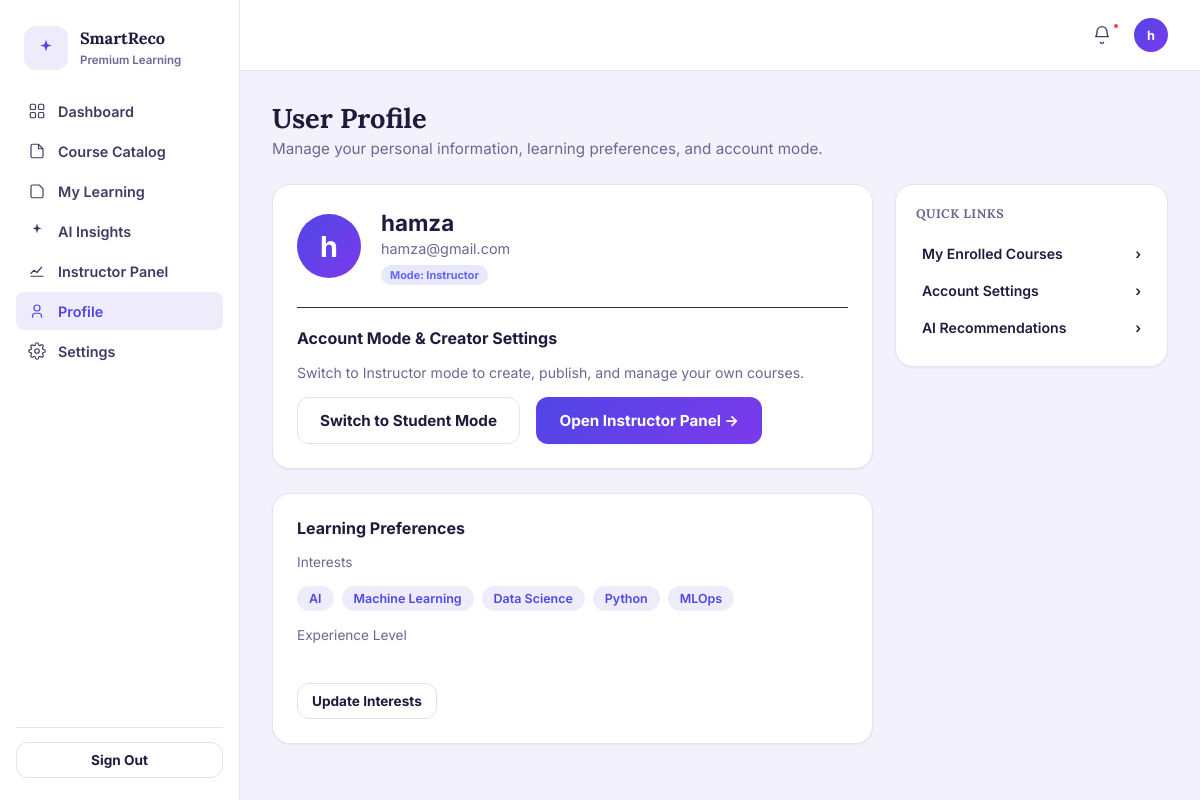
Screenshot of /profile (signed in) with the database file from the repository.
### database/models.py (models this page shows)
class User(Base):
    __tablename__ = "users"
    id = Column(Integer, primary_key=True, index=True)
    name = Column(String, nullable=True)
    email = Column(String, unique=True, index=True, nullable=False)
    password_hash = Column(String, nullable=False)
    role = Column(String, default="user", nullable=False)  # Backward compatibility: "user" | "admin"
    active_mode = Column(String, default="student", nullable=False)  # "student" | "instructor"
    interests = Column(String, nullable=True)  # comma-separated e.g. "AI/ML,Backend"
    interests_updated_at = Column(DateTime(timezone=True), nullable=True)
    experience_level = Column(String, nullable=True)  # "Beginner" | "Intermediate" | "Advanced"
    avatar_url = Column(String, nullable=True)
    created_at = Column(DateTime(timezone=True), server_default=func.now())
    updated_at = Column(DateTime(timezone=True), onupdate=func.now())
    profile = relationship("UserProfile", back_populates="user", uselist=False, cascade="all, delete-orphan")
    courses = relationship("Product", back_populates="instructor", foreign_keys="Product.instructor_id")
    enrollments = relationship("Enrollment", back_populates="user", cascade="all, delete-orphan")
    wishlists = relationship("Wishlist", back_populates="user", cascade="all, delete-orphan")
    events = relationship("Event", back_populates="user", cascade="all, delete-orphan")
    recommendations = relationship("Recommendation", back_populates="user", cascade="all, delete-orphan")

### main.py (the view)
@app.get("/profile", response_class=HTMLResponse)
def profile_page(request: Request, db: Session = Depends(get_db)):
    user = get_current_user(request, db)
    if not user:
        return RedirectResponse("/login", status_code=302)
    tracking_enabled = is_agent_tracking_enabled(db, user, request)
    return templates.TemplateResponse(
        request,
        "profile.html",
        {
            "user": user,
            "active_page": "profile",
            "tracking_enabled": tracking_enabled,
        },
    )

### templates/profile.html (shortened to what this page needs)
{% extends "base.html" %}
{% block content %}
<h1 class="sr-page-title">User Profile</h1>
<p class="sr-page-subtitle">Manage your personal information, learning preferences, and account mode.</p>
<div class="sr-dash-grid">
  <div>
    <div class="sr-card" style="padding:24px; margin-bottom:24px;">
      <div style="display:flex; align-items:center; gap:20px; margin-bottom:24px;">
        <div class="sr-avatar" style="width:64px; height:64px; font-size:1.8rem; display:flex; align-items:center; justify-content:center;">
          {{ user.name[0] if user and user.name else (user.email[0]|upper if user and user.email else 'U') }}
        </div>
        <div>
          <h2 style="margin:0; font-size:1.4rem;">{{ user.name or 'User' }}</h2>
          <p style="margin:4px 0 0; color:var(--ink-500); font-size:0.9rem;">{{ user.email }}</p>
          <div style="margin-top:6px;">
            <span class="sr-badge" style="background:rgba(99,102,241,0.15); color:#6366f1;">
              Mode: {{ (user.active_mode or 'student')|capitalize }}
            </span>
          </div>
        </div>
      </div>
      <div style="border-top:1px solid var(--sr-border, #2d3139); padding-top:20px;">
        <h3 style="font-size:1rem; margin-top:0;">Account Mode & Creator Settings</h3>
        <p style="color:var(--ink-500); font-size:0.88rem; margin-bottom:16px;">
          Switch to Instructor mode to create, publish, and manage your own courses.
        </p>
        {% set curr_mode = user.active_mode if user and user.active_mode else (request.session.get('active_mode', 'student') if request else 'student') %}
        {% if curr_mode == 'instructor' %}
          <button onclick="switchUserMode('student')" class="sr-btn sr-btn-secondary">
            Switch to Student Mode
          </button>
          <a href="/admin" class="sr-btn sr-btn-primary" style="margin-left:12px;">Open Instructor Panel →</a>
        {% else %}
          <button onclick="switchUserMode('instructor')" class="sr-btn sr-btn-primary">
            ✨ Become an Instructor
          </button>
        {% endif %}
      </div>
    </div>
    <div class="sr-card" style="padding:24px;">
      <h3 style="font-size:1rem; margin-top:0;">Learning Preferences</h3>
      <div style="margin-bottom:16px;">
        <label style="font-size:0.85rem; color:var(--ink-500); display:block; margin-bottom:6px;">Interests</label>
        <div class="sr-tracked-tags">
          {% if user.interests %}
            {% for tag in user.interests.split(',') %}
            <span class="sr-tag">{{ tag.strip() }}</span>
            {% endfor %}
          {% else %}
            <span class="sr-tag">None set yet</span>
          {% endif %}
        </div>
      </div>
      <div style="margin-bottom:16px;">
        <label style="font-size:0.85rem; color:var(--ink-500); display:block; margin-bottom:4px;">Experience Level</label>
        <div style="font-weight:500; color:#fff;">{{ user.experience_level or 'Not specified' }}</div>
      </div>
      <a href="/onboarding/interests" class="sr-btn sr-btn-secondary sr-btn-sm">Update Interests</a>
    </div>
  </div>
  <div>
    <div class="sr-card sr-side-card">
      <h3>Quick Links</h3>
      <a class="sr-quick-action" href="/my-learning">My Enrolled Courses <span>›</span></a>
      <a class="sr-quick-action" href="/settings">Account Settings <span>›</span></a>
      <a class="sr-quick-action" href="/ai-insights">AI Recommendations <span>›</span></a>
    </div>
  </div>
</div>
{% endblock %}

### templates/base.html (shortened to what this page needs)
<!DOCTYPE html>
<html lang="en">
<head>
<link rel="stylesheet" href="/static/styles.css">
</head>
<body>
<div class="sr-app">
  {% if user %}
  <aside class="sr-sidebar">
    <div class="sr-sidebar-brand">
      <div class="sr-brand-mark">
        <svg width="20" height="20" viewBox="0 0 24 24" fill="none"><path d="M12 2l1.8 5.6L19 9l-5.2 1.4L12 16l-1.8-5.6L5 9l5.2-1.4L12 2z" fill="currentColor"/></svg>
      </div>
      <div class="sr-sidebar-brand-text">
        <b>SmartReco</b>
        <span>Premium Learning</span>
      </div>
    </div>
    <nav class="sr-nav">
      <a class="sr-nav-item {% if active_page == 'dashboard' %}is-active{% endif %}" href="/dashboard">
        Dashboard
      </a>
      <a class="sr-nav-item {% if active_page == 'catalog' %}is-active{% endif %}" href="/catalog">
        <svg width="18" height="18" viewBox="0 0 24 24" fill="none"><path d="M4 5a2 2 0 012-2h8l6 6v10a2 2 0 01-2 2H6a2 2 0 01-2-2V5z" stroke="currentColor" stroke-width="1.6"/><path d="M14 3v6h6" stroke="currentColor" stroke-width="1.6"/></svg>
        Course Catalog
      </a>
      <a class="sr-nav-item {% if active_page == 'my_learning' %}is-active{% endif %}" href="/my-learning">
        <svg width="18" height="18" viewBox="0 0 24 24" fill="none"><path d="M4 19V6a2 2 0 012-2h9l5 5v10a2 2 0 01-2 2H6a2 2 0 01-2-2z" stroke="currentColor" stroke-width="1.6"/></svg>
        My Learning
      </a>
      <a class="sr-nav-item {% if active_page == 'ai_insights' %}is-active{% endif %}" href="/ai-insights">
        <svg width="18" height="18" viewBox="0 0 24 24" fill="none"><path d="M12 2l1.6 4.9L18 8.5l-4.4 1.6L12 15l-1.6-4.9L6 8.5l4.4-1.6L12 2z" fill="currentColor"/></svg>
        AI Insights
      </a>
      {% set curr_mode = user.active_mode if user and user.active_mode else (request.session.get('active_mode', 'student') if request else 'student') %}
      {% if curr_mode == 'instructor' or (user and user.role == 'admin') %}
      <a class="sr-nav-item {% if active_page == 'admin' %}is-active{% endif %}" href="/admin">
        <svg width="18" height="18" viewBox="0 0 24 24" fill="none"><path d="M4 19h16M4 15l4-4 4 3 6-7" stroke="currentColor" stroke-width="1.6" stroke-linecap="round" stroke-linejoin="round"/></svg>
        Instructor Panel
      </a>
      {% endif %}
      <a class="sr-nav-item {% if active_page == 'profile' %}is-active{% endif %}" href="/profile">
        <svg width="18" height="18" viewBox="0 0 24 24" fill="none"><circle cx="12" cy="8" r="4" stroke="currentColor" stroke-width="1.6"/><path d="M6 21v-2a4 4 0 014-4h4a4 4 0 014 4v2" stroke="currentColor" stroke-width="1.6"/></svg>
        Profile
      </a>
      <a class="sr-nav-item {% if active_page == 'settings' %}is-active{% endif %}" href="/settings">
        Settings
      </a>
    </nav>
    <div class="sr-sidebar-foot">
      <form action="/logout" method="POST">
        <button type="submit" class="sr-btn sr-btn-secondary sr-btn-block sr-btn-sm">Sign Out</button>
      </form>
    </div>
  </aside>
  <div>
    <header class="sr-topbar">
      <div class="sr-topbar-actions">
        <button class="sr-icon-btn" aria-label="Notifications"><span class="dot"></span>
          <svg width="20" height="20" viewBox="0 0 24 24" fill="none"><path d="M6 8a6 6 0 0112 0c0 5 2 6 2 6H4s2-1 2-6z" stroke="currentColor" stroke-width="1.6"/><path d="M10 20a2 2 0 004 0" stroke="currentColor" stroke-width="1.6"/></svg>
        </button>
        <div class="user-menu" style="position:relative;">
          <div class="sr-avatar" style="cursor:pointer;" onclick="toggleDropdown(event)">{{ user.name[0] if user and user.name else (user.email[0]|upper if user and user.email else 'U') }}</div>
        </div>
      </div>
    </header>
    <main class="sr-main">
      {% block content %}{% endblock %}
    </main>
  </div>
  {% else %}
    {% block unauth_content %}{% endblock %}
  {% endif %}
</div>
</body>
</html>

### rows the page displays
User: name "h", name "hamza", email "hamza@gmail.com", active_mode "Instructor"

### other values shown
{{ tag.strip() }} "AI" "Machine Learning" "Data Science" "Python" "MLOps"
